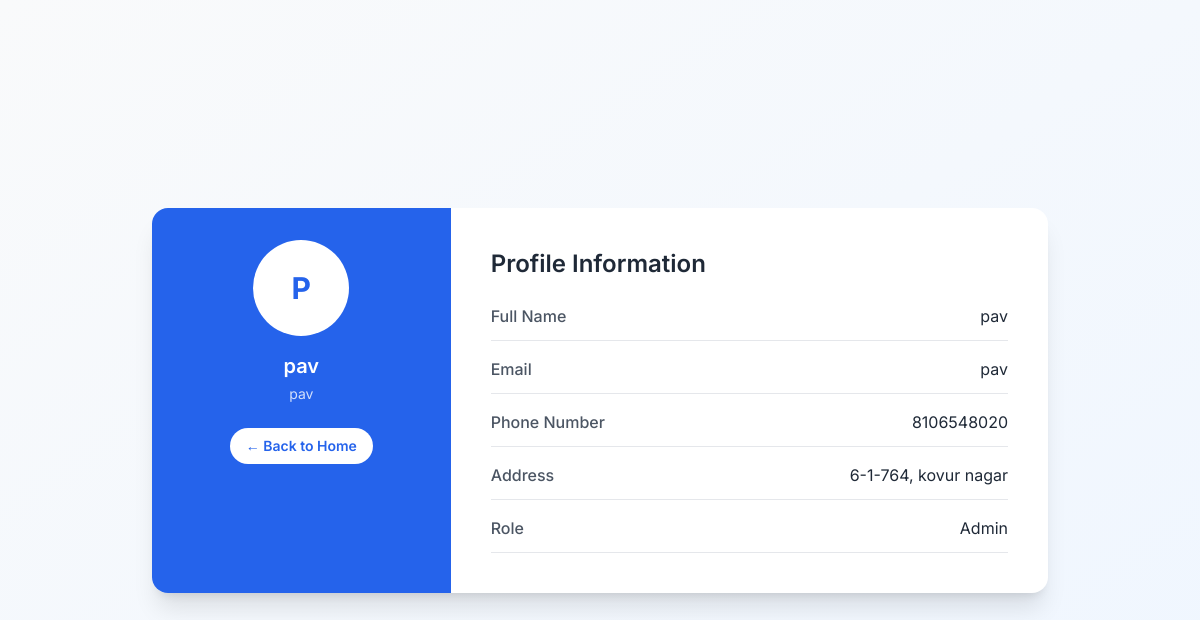
Screenshot of /customer/profile (signed in) with the database file from the repository.
### schemas/schemas.py (models this page shows)
class Users(Base):
    __tablename__ = "users"
    id = Column(Integer, primary_key=True, index=True)
    email = Column(String, unique=True, index=True, nullable=False)
    username = Column(String, unique=True, index=True, nullable=False)
    hashed_password = Column(String, nullable=False)
    phone_number = Column(String, nullable=False)
    address = Column(String, nullable=False)
    is_admin = Column(Boolean, default=False)
    bookings = relationship("Booking", back_populates="user")

### routes/customer_routes.py (the view)
@router.get("/profile", response_class=HTMLResponse)
async def profile(request: Request, db: Session = Depends(get_db)):
    user = await get_current_user(request, db)
    if not user:
        return RedirectResponse("/auth/login", status_code=302)
    return templates.TemplateResponse(
        "profile.html", {"request": request, "user": user}
    )

### templates/profile.html (shortened to what this page needs)
<!DOCTYPE html>
<html lang="en">
<head>
  <script src="https://cdn.tailwindcss.com"></script>
</head>
<body class="bg-gradient-to-br from-gray-50 to-blue-50 min-h-screen flex items-center justify-center px-4 py-10">
  <div class="w-full max-w-4xl bg-white shadow-xl rounded-2xl overflow-hidden">
    <div class="grid grid-cols-1 md:grid-cols-3 gap-0">
      <div class="bg-blue-600 text-white p-6 md:p-8">
        <div class="flex flex-col items-center">
          <div class="w-24 h-24 rounded-full bg-white text-blue-600 text-3xl flex items-center justify-center font-bold mb-4">
            {{ user.username[0]|upper }}
          </div>
          <h2 class="text-xl font-semibold">{{ user.username }}</h2>
          <p class="text-sm opacity-80 mt-1">{{ user.email }}</p>
          <div class="mt-6">
            <a href="/customer/" class="inline-block bg-white text-blue-600 px-4 py-2 rounded-full text-sm font-semibold hover:bg-blue-100 transition">← Back to Home</a>
          </div>
        </div>
      </div>
      <div class="col-span-2 p-6 md:p-10">
        <h3 class="text-2xl font-semibold text-gray-800 mb-6">Profile Information</h3>
        <div class="space-y-4">
          <div class="flex justify-between border-b pb-3">
            <span class="font-medium text-gray-600">Full Name</span>
            <span class="text-gray-800">{{ user.username }}</span>
          </div>
          <div class="flex justify-between border-b pb-3">
            <span class="font-medium text-gray-600">Email</span>
            <span class="text-gray-800">{{ user.email }}</span>
          </div>
          <div class="flex justify-between border-b pb-3">
            <span class="font-medium text-gray-600">Phone Number</span>
            <span class="text-gray-800">{{ user.phone_number or '—' }}</span>
          </div>
          <div class="flex justify-between border-b pb-3">
            <span class="font-medium text-gray-600">Address</span>
            <span class="text-gray-800 max-w-[250px] text-right">{{ user.address or '—' }}</span>
          </div>
          <div class="flex justify-between border-b pb-3">
            <span class="font-medium text-gray-600">Role</span>
            <span class="text-gray-800">{{ 'Admin' if user.is_admin else 'Customer' }}</span>
          </div>
        </div>
      </div>
    </div>
  </div>
</body>
</html>

### templates/profile.html (style rules this page uses)
body { font-family: 'Inter', sans-serif; }

### rows the page displays
Users: username "P", username "pav", email "pav", phone_number "8106548020", address "6-1-764, kovur nagar", is_admin "Admin"
